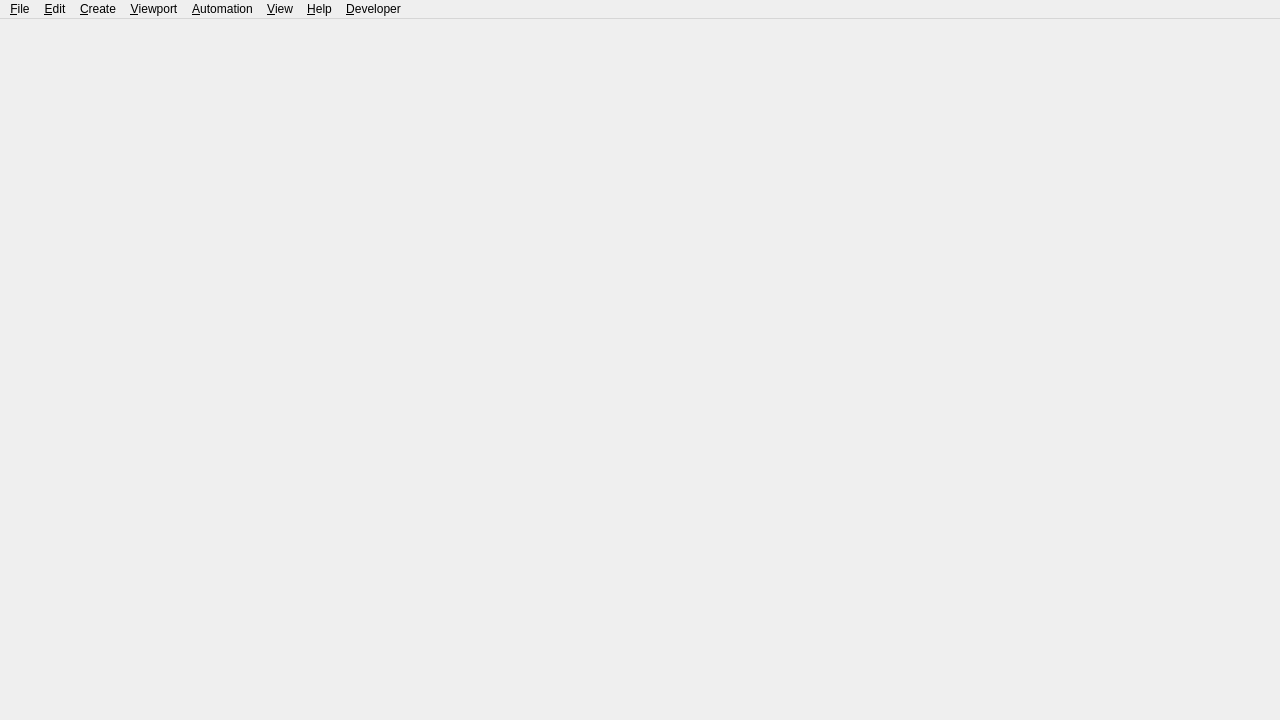
<?xml version="1.0" encoding="UTF-8"?>
<ui version="4.0">
 <class>mainWindow</class>
 <widget class="QMainWindow" name="mainWindow">
  <property name="geometry">
   <rect>
    <x>0</x>
    <y>0</y>
    <width>1280</width>
    <height>720</height>
   </rect>
  </property>
  <property name="windowTitle">
   <string/>
  </property>
  <property name="dockOptions">
   <set>QMainWindow::AllowNestedDocks|QMainWindow::AnimatedDocks</set>
  </property>
  <widget class="QWidget" name="widget_central"/>
  <widget class="QMenuBar" name="menubar">
   <property name="geometry">
    <rect>
     <x>0</x>
     <y>0</y>
     <width>1280</width>
     <height>21</height>
    </rect>
   </property>
   <property name="nativeMenuBar">
    <bool>true</bool>
   </property>
   <widget class="QMenu" name="menuFile">
    <property name="title">
     <string>&amp;File</string>
    </property>
   </widget>
   <widget class="QMenu" name="menuEdit">
    <property name="title">
     <string>&amp;Edit</string>
    </property>
   </widget>
   <widget class="QMenu" name="menuView">
    <property name="title">
     <string>&amp;View</string>
    </property>
   </widget>
   <widget class="QMenu" name="menuDeveloper">
    <property name="title">
     <string>&amp;Developer</string>
    </property>
   </widget>
   <widget class="QMenu" name="menuHelp">
    <property name="title">
     <string>&amp;Help</string>
    </property>
   </widget>
   <widget class="QMenu" name="menuCreate">
    <property name="title">
     <string>&amp;Create</string>
    </property>
   </widget>
   <widget class="QMenu" name="menuViewport">
    <property name="title">
     <string>&amp;Viewport</string>
    </property>
   </widget>
   <widget class="QMenu" name="menuAutomation">
    <property name="title">
     <string>&amp;Automation</string>
    </property>
   </widget>
   <addaction name="menuFile"/>
   <addaction name="menuEdit"/>
   <addaction name="menuCreate"/>
   <addaction name="menuViewport"/>
   <addaction name="menuAutomation"/>
   <addaction name="menuView"/>
   <addaction name="menuHelp"/>
   <addaction name="menuDeveloper"/>
  </widget>
 </widget>
 <resources/>
 <connections/>
</ui>
